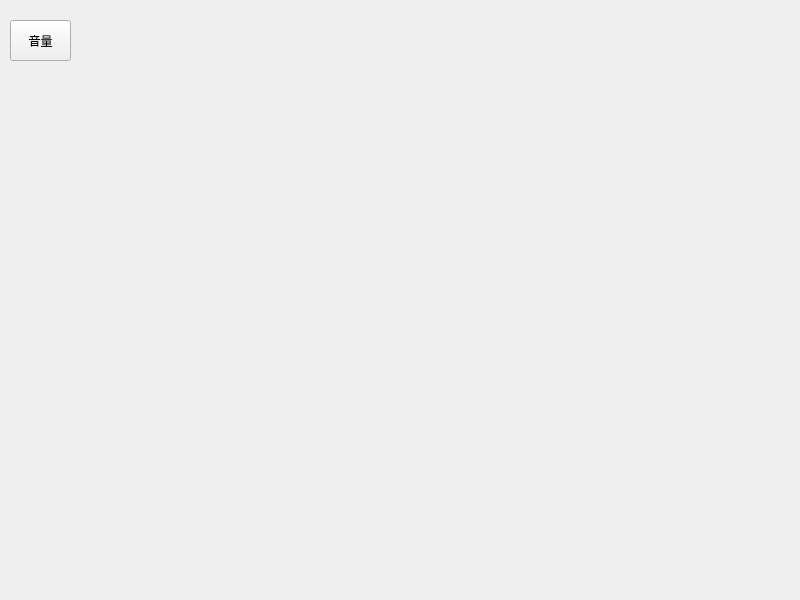
<?xml version="1.0" encoding="UTF-8"?>
<ui version="4.0">
 <class>MyWidget</class>
 <widget class="QWidget" name="MyWidget">
  <property name="geometry">
   <rect>
    <x>0</x>
    <y>0</y>
    <width>800</width>
    <height>600</height>
   </rect>
  </property>
  <property name="windowTitle">
   <string>MyWidget</string>
  </property>
  <widget class="ControlForm" name="volCtrl" native="true">
   <property name="geometry">
    <rect>
     <x>100</x>
     <y>20</y>
     <width>701</width>
     <height>51</height>
    </rect>
   </property>
  </widget>
  <widget class="QPushButton" name="volBtn">
   <property name="geometry">
    <rect>
     <x>10</x>
     <y>20</y>
     <width>61</width>
     <height>41</height>
    </rect>
   </property>
   <property name="text">
    <string>音量</string>
   </property>
  </widget>
 </widget>
 <layoutdefault spacing="6" margin="11"/>
 <customwidgets>
  <customwidget>
   <class>ControlForm</class>
   <extends>QWidget</extends>
   <header>controlform.h</header>
   <container>1</container>
  </customwidget>
 </customwidgets>
 <resources/>
 <connections/>
</ui>
